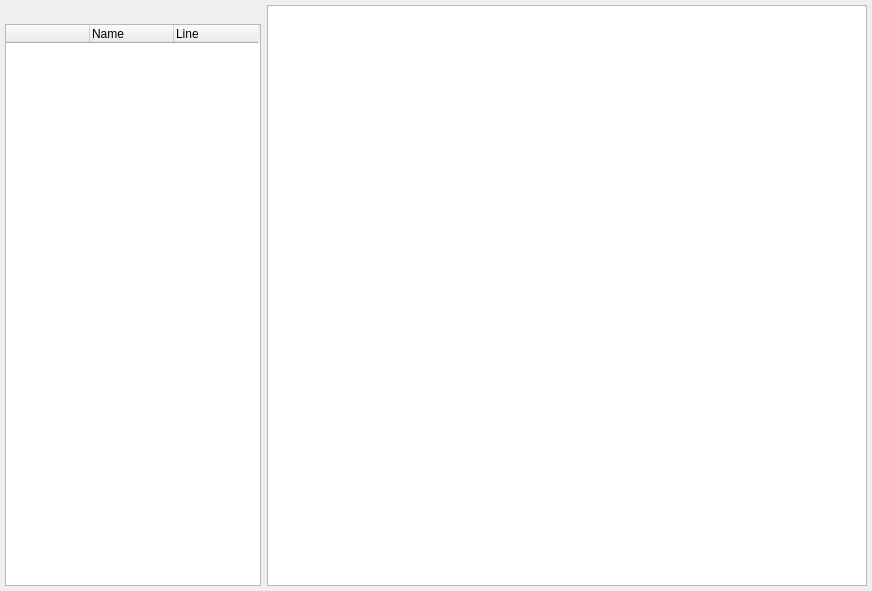
<?xml version="1.0" encoding="UTF-8"?>
<ui version="4.0">
 <class>DataInspectorDialog</class>
 <widget class="QDialog" name="DataInspectorDialog">
  <property name="geometry">
   <rect>
    <x>0</x>
    <y>0</y>
    <width>872</width>
    <height>591</height>
   </rect>
  </property>
  <property name="font">
   <font>
    <family>方正准圆简体</family>
   </font>
  </property>
  <property name="windowTitle">
   <string>Data Inspector</string>
  </property>
  <layout class="QHBoxLayout" name="horizontalLayout">
   <property name="spacing">
    <number>6</number>
   </property>
   <property name="leftMargin">
    <number>5</number>
   </property>
   <property name="topMargin">
    <number>5</number>
   </property>
   <property name="rightMargin">
    <number>5</number>
   </property>
   <property name="bottomMargin">
    <number>5</number>
   </property>
   <item>
    <widget class="QDockWidget" name="dockWidget">
     <property name="sizePolicy">
      <sizepolicy hsizetype="Expanding" vsizetype="Expanding">
       <horstretch>0</horstretch>
       <verstretch>0</verstretch>
      </sizepolicy>
     </property>
     <property name="features">
      <set>QDockWidget::NoDockWidgetFeatures</set>
     </property>
     <property name="allowedAreas">
      <set>Qt::LeftDockWidgetArea</set>
     </property>
     <widget class="QWidget" name="dockWidgetContents">
      <property name="sizePolicy">
       <sizepolicy hsizetype="MinimumExpanding" vsizetype="MinimumExpanding">
        <horstretch>0</horstretch>
        <verstretch>0</verstretch>
       </sizepolicy>
      </property>
      <layout class="QVBoxLayout" name="verticalLayout">
       <property name="leftMargin">
        <number>0</number>
       </property>
       <property name="topMargin">
        <number>0</number>
       </property>
       <property name="rightMargin">
        <number>0</number>
       </property>
       <property name="bottomMargin">
        <number>0</number>
       </property>
       <item>
        <widget class="QTableWidget" name="tw_output">
         <property name="sizePolicy">
          <sizepolicy hsizetype="Fixed" vsizetype="Expanding">
           <horstretch>0</horstretch>
           <verstretch>0</verstretch>
          </sizepolicy>
         </property>
         <property name="columnCount">
          <number>3</number>
         </property>
         <attribute name="horizontalHeaderMinimumSectionSize">
          <number>5</number>
         </attribute>
         <attribute name="horizontalHeaderDefaultSectionSize">
          <number>84</number>
         </attribute>
         <attribute name="horizontalHeaderShowSortIndicator" stdset="0">
          <bool>false</bool>
         </attribute>
         <attribute name="horizontalHeaderStretchLastSection">
          <bool>false</bool>
         </attribute>
         <column>
          <property name="text">
           <string/>
          </property>
          <property name="textAlignment">
           <set>AlignLeading|AlignVCenter</set>
          </property>
         </column>
         <column>
          <property name="text">
           <string>Name</string>
          </property>
          <property name="textAlignment">
           <set>AlignLeading|AlignVCenter</set>
          </property>
         </column>
         <column>
          <property name="text">
           <string>Line</string>
          </property>
          <property name="textAlignment">
           <set>AlignLeading|AlignVCenter</set>
          </property>
         </column>
        </widget>
       </item>
      </layout>
     </widget>
    </widget>
   </item>
   <item>
    <widget class="QChartView" name="chartView">
     <property name="minimumSize">
      <size>
       <width>600</width>
       <height>0</height>
      </size>
     </property>
    </widget>
   </item>
  </layout>
 </widget>
 <customwidgets>
  <customwidget>
   <class>QChartView</class>
   <extends>QGraphicsView</extends>
   <header>QChartView</header>
  </customwidget>
 </customwidgets>
 <resources/>
 <connections/>
</ui>
